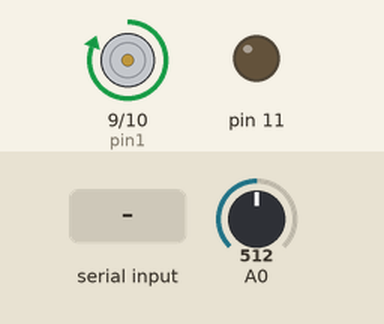
Recording of a sketch running on a simulated Arduino Uno, built with avr-gcc and run on an emulated ATmega328P. Parts: motor-driver pin pairs drawn as motors (green arrow = first pin HIGH = forward, orange = second pin HIGH = backward, longer = more drive), output pins drawn as LEDs (lit = HIGH). The test bench sets the inputs (shaded band); at power-on: A0 = 512. What the sketch prints to the serial monitor is not drawn.

Above: at 1.2 s.
1.3 s: A0 set to 426
2.8 s: A0 set to 396
At 3.7 s:
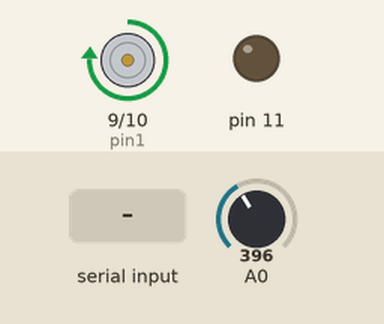
4.3 s: "c\n" received over Serial
At 4.7 s:
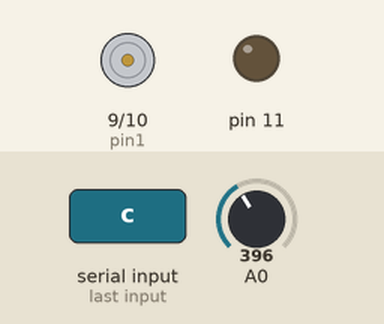
5.8 s: "r\n" received over Serial
Timing chart, 0 to 8.3 s (numbered marks = the images above; inputs shaded):
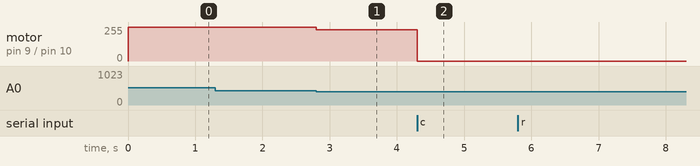

The sketch:

EIT_H-bridge.ino
```cpp
// PID libary from http://playground.arduino.cc/Code/PIDLibrary
#include <PID_v1.h>

// The pins for hridge
uint8_t pin1 = 9;
uint8_t pin2 = 10;

// Prototypes
int read_line(char*, int);

// PID variables
double input = 0;
double output = 0;
double setpoint = 0;

// The PID object.
PID pid(&input, &output, &setpoint,1.0,0.0,0.0, DIRECT);  // Inital tunings: Kp = 1, Ki = 0, Kd = 0, DIRECT control.

unsigned long last = 0;        // Used for when to send measured angle
boolean measuring = 0;         // If true, send measured angle
boolean sendTunings = false;   // If true, pid tunings are sent to receiver one time
uint8_t sendIndex = 0;         // Helping variable for sending pid tunings..

// Upper and lower limit of potmeter range.
const int lowerLimit = 320;
const int upperLimit = 630;


// Setup routine
void setup(){
  Serial.begin(38400);

  pinMode(pin1,OUTPUT);
  pinMode(pin2,OUTPUT);

  // Set PWM frequency at H bridge
  TCCR1B = TCCR1B & 0b11111000 | 0x01;

  pid.SetMode(AUTOMATIC);            // Set PID to active.
  pid.SetOutputLimits(-95,95);       // Limits
  pid.SetSampleTime(50);             // Sampletime of pid: 50ms
  setpoint = lowerLimit;             // Set init position of the machine.
}

// Loop routine
void loop(){

  //If there is serial data to read.
  if(Serial.available()){
    char buf[4];
    double p = pid.GetKp();
    double i = pid.GetKi();
    double d = pid.GetKd();

    if(read_line(buf,sizeof(buf)) != 0){
      switch(buf[0]){
       case 'p': p=parseDouble(buf[1],buf[2]); break;                              // Two byte PID parameters
       case 'i': i=parseDouble(buf[1],buf[2]); break;
       case 'd': d=parseDouble(buf[1],buf[2]); break;
       //case 's': setpoint = (double)parseUint16(buf[1],buf[2]); break;             // Two byte setpoint (uint16_t). Used for debug.
       case 's': setpoint = (double)calc_setpoint_from_byte(buf[1]); break;
       case 'c': pid.SetMode(buf[1]==1); break;                                    // Turn on/off
       case 'r': sendTunings = true;             // Send all parameters to software
       case 'm': measuring = (buf[1] == 1);      // Send measured value from this device to computer
       case 'l': analogWrite(11,buf[1]);         // One byte PWM output on pin 11. For testing the ballfeeder.
      }
    }
    pid.SetTunings(p,i,d);        // Update the pid tunings.
  }

  // If tunings is requested... Because of slow receiver... Send in three differnet loops.
  if(sendTunings){
    switch(sendIndex++){
     case 0: sendData('p',pid.GetKp()); break;
     case 1: sendData('i',pid.GetKi()); break;
     case 2: sendData('d',pid.GetKd()); break;
    }
   if(sendIndex==3){
     sendIndex = 0;
     sendTunings = false;
   }
  }

  // Do pid stuff
  input = analogRead(A0);
  pid.Compute();

  // If the pid is active, calculate the correct output
  // Else, stop motor.
  if(pid.GetMode() == AUTOMATIC) calc_output(output);
  else calc_output(0);

  // Send position every 80ms. Only if the user activate it (measuring)
   if(millis() - last > 80 && measuring){
      sendData('v',input);
      last = millis();
  }
}

// Scale the setpoint byte (0-255) to actual range of the tilt.
// Warning: Not very robust..
int calc_setpoint_from_byte(uint8_t val){
  return lowerLimit + round(val*1.2156);
}

// Calculate pwm output for hbridge.
// 160 is a meaured value :)
void calc_output(int val){
  if(val > 0){
    analogWrite(pin1,0);
    analogWrite(pin2,160+val);
  }else if(val < 0){
    val*=-1;
    analogWrite(pin2,0);
    analogWrite(pin1,160+val);
  }else{
    analogWrite(pin1,0);
    analogWrite(pin2,0);
  }
}
```

com.ino
```cpp
// Convert two bytes to a 16bit unsined number
uint16_t parseUint16(uint8_t hi, uint8_t lo){
  return (uint16_t)(hi*256 + lo);
}

// Convert two bytes to a 0-655.00 double. Unsigned double.
// Have to be modified if it is too litle...
double parseDouble(char hi,char lo){
 return (double) parseUint16(hi,lo)/100.0;
}

// Send a double with a specified type
void sendData(char type,double val){
  Serial.print(type); Serial.println(val);
}

// Send a int with a specified type
void sendData(char type,uint16_t val){
  Serial.print(type); Serial.println(val);
}

// Send a ascii string with a predefined type 'q'
void sendText(char *msg){
  Serial.print("q"); Serial.println(msg);
}

// Read a line from serial port and fill "buffer"...
int read_line(char* buffer, int bufsize){
   for (int index = 0; index < bufsize; index++) {
    while(Serial.available() == 0){}

    char ch = Serial.read(); // read next character
    //Serial.print(ch); // echo it back: useful with the serial monitor (optional)

    if (ch == '\n') {
      buffer[index] = 0; // end of line reached: null terminate string
      return index; // success: return length of string (zero if string is empty)
    }

    buffer[index] = ch; // Append character to buffer
  }

  // Reached end of buffer, but have not seen the end-of-line yet.
  // Discard the rest of the line (safer than returning a partial line).

  char ch;
  do {
    // Wait until characters are available
    while (Serial.available() == 0) {
    }
    ch = Serial.read(); // read next character (and discard it)
    //Serial.print(ch); // echo it back
  } while (ch != '\n');

  buffer[0] = 0; // set buffer to empty string even though it should not be used
  return -1; // error: return negative one to indicate the input was too long
}
```

Measured:
- after the input at 1.3 s, every drawn part: stays the same
- after the input at 2.8 s, motor on pin 9 (pin1) / pin 10 (pin2): forward 255/255 → forward 236/255 at once
- after the input at 4.3 s, motor on pin 9 (pin1) / pin 10 (pin2): forward 236/255 → stopped at once
